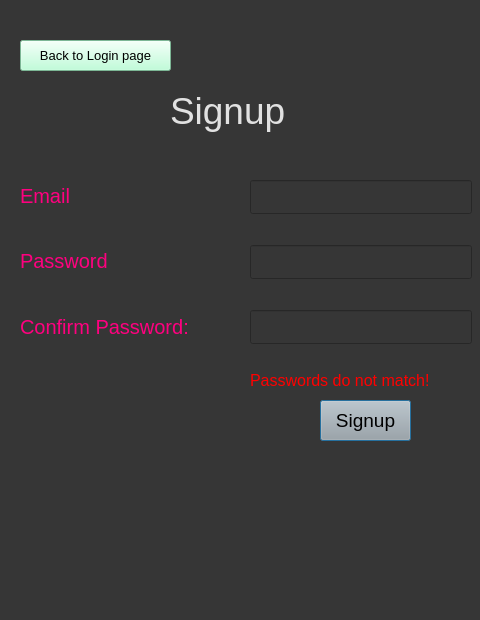
<?xml version="1.0" encoding="UTF-8"?>
<ui version="4.0">
 <class>Dialog</class>
 <widget class="QDialog" name="Dialog">
  <property name="geometry">
   <rect>
    <x>0</x>
    <y>0</y>
    <width>480</width>
    <height>620</height>
   </rect>
  </property>
  <property name="windowTitle">
   <string>Dialog</string>
  </property>
  <property name="styleSheet">
   <string notr="true">background-color: rgb(54, 54, 54);</string>
  </property>
  <widget class="QLabel" name="label">
   <property name="geometry">
    <rect>
     <x>170</x>
     <y>80</y>
     <width>141</width>
     <height>61</height>
    </rect>
   </property>
   <property name="styleSheet">
    <string notr="true">color: rgb(225, 225, 225); font-size: 28pt;

</string>
   </property>
   <property name="text">
    <string>Signup</string>
   </property>
  </widget>
  <widget class="QPushButton" name="signupButton">
   <property name="geometry">
    <rect>
     <x>320</x>
     <y>400</y>
     <width>91</width>
     <height>41</height>
    </rect>
   </property>
   <property name="styleSheet">
    <string notr="true">background-color: rgb(167, 168, 167);
font-size: 14pt;
</string>
   </property>
   <property name="text">
    <string>Signup</string>
   </property>
  </widget>
  <widget class="QLineEdit" name="password">
   <property name="geometry">
    <rect>
     <x>250</x>
     <y>245</y>
     <width>222</width>
     <height>34</height>
    </rect>
   </property>
   <property name="styleSheet">
    <string notr="true">font-size: 14pt; 
color: rgb(255, 255, 255);
</string>
   </property>
  </widget>
  <widget class="QLineEdit" name="email">
   <property name="geometry">
    <rect>
     <x>250</x>
     <y>180</y>
     <width>222</width>
     <height>34</height>
    </rect>
   </property>
   <property name="styleSheet">
    <string notr="true">font-size: 14pt; 
color: rgb(255, 255, 255);</string>
   </property>
   <property name="text">
    <string/>
   </property>
  </widget>
  <widget class="QLineEdit" name="confirmpassword">
   <property name="geometry">
    <rect>
     <x>250</x>
     <y>310</y>
     <width>222</width>
     <height>34</height>
    </rect>
   </property>
   <property name="styleSheet">
    <string notr="true">font-size: 14pt; 
color: rgb(255, 255, 255);
</string>
   </property>
   <property name="text">
    <string/>
   </property>
  </widget>
  <widget class="QWidget" name="layoutWidget">
   <property name="geometry">
    <rect>
     <x>20</x>
     <y>180</y>
     <width>211</width>
     <height>162</height>
    </rect>
   </property>
   <layout class="QVBoxLayout" name="verticalLayout">
    <property name="spacing">
     <number>35</number>
    </property>
    <item>
     <widget class="QLabel" name="label_2">
      <property name="styleSheet">
       <string notr="true">font-size: 15pt; 
color: rgb(255, 0, 127);</string>
      </property>
      <property name="text">
       <string>Email</string>
      </property>
     </widget>
    </item>
    <item>
     <widget class="QLabel" name="label_3">
      <property name="styleSheet">
       <string notr="true">font-size: 15pt; 
color: rgb(255, 0, 127);</string>
      </property>
      <property name="text">
       <string>Password</string>
      </property>
     </widget>
    </item>
    <item>
     <widget class="QLabel" name="label_4">
      <property name="styleSheet">
       <string notr="true">font-size: 15pt; 
color: rgb(255, 0, 127);</string>
      </property>
      <property name="text">
       <string>Confirm Password:</string>
      </property>
     </widget>
    </item>
   </layout>
  </widget>
  <widget class="QLabel" name="err_invalidemail">
   <property name="geometry">
    <rect>
     <x>350</x>
     <y>370</y>
     <width>121</width>
     <height>16</height>
    </rect>
   </property>
   <property name="styleSheet">
    <string notr="true">font-size:12pt;
color: rgb(255, 0, 0);</string>
   </property>
   <property name="text">
    <string>Invalid Email</string>
   </property>
  </widget>
  <widget class="QPushButton" name="backto_loginButton">
   <property name="geometry">
    <rect>
     <x>20</x>
     <y>40</y>
     <width>151</width>
     <height>31</height>
    </rect>
   </property>
   <property name="styleSheet">
    <string notr="true">font: 8pt &quot;Javanese Text&quot;;
font-size: 10pt;
background-color: rgb(174, 255, 208);
</string>
   </property>
   <property name="text">
    <string>Back to Login page</string>
   </property>
  </widget>
  <widget class="QLabel" name="err_nomatchpasswords">
   <property name="geometry">
    <rect>
     <x>250</x>
     <y>370</y>
     <width>221</width>
     <height>20</height>
    </rect>
   </property>
   <property name="styleSheet">
    <string notr="true">font-size:12pt;
color: rgb(255, 0, 0);</string>
   </property>
   <property name="text">
    <string>Passwords do not match!</string>
   </property>
  </widget>
 </widget>
 <tabstops>
  <tabstop>email</tabstop>
  <tabstop>password</tabstop>
  <tabstop>confirmpassword</tabstop>
  <tabstop>signupButton</tabstop>
 </tabstops>
 <resources/>
 <connections/>
</ui>
